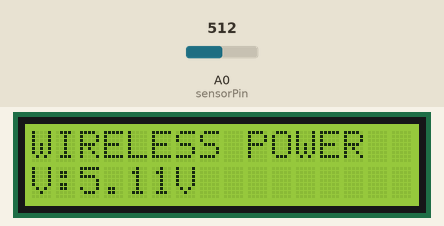
This sketch was run on a simulated Arduino Uno, built with avr-gcc and run on an emulated ATmega328P. Parts: 16×2 character LCD. The inputs (shaded band) are chosen by the test bench; at power-on: A0 (sensorPin) = 512. What the sketch prints to the serial monitor is not drawn.

Above: at 2.7 s.
2.8 s: A0 (sensorPin) set to 716
At 3.29 s:
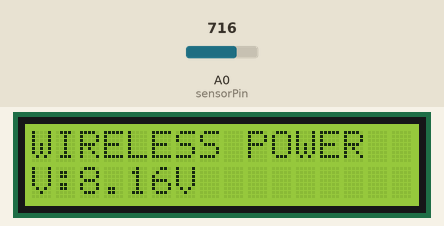
4.9 s: A0 (sensorPin) set to 900
At 5.17 s:
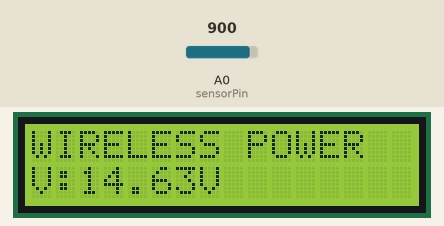
6.8 s: A0 (sensorPin) set to 1023
At 7.05 s:
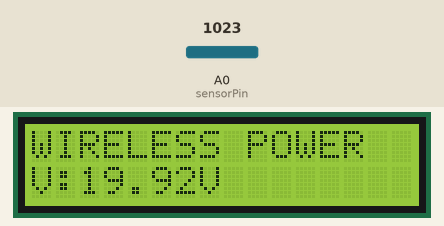
Timing chart, 0 to 9.8 s (numbered marks = the images above; inputs shaded):
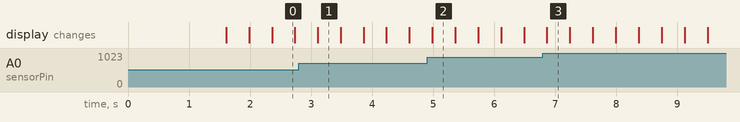

The sketch:

VOLTAGE_SENSOR_CALIB.ino
```cpp
#include <Wire.h>
#include <LiquidCrystal_I2C.h>

LiquidCrystal_I2C lcd(0x27,16,2);

const int sensorPin = A0;

// ✅ Final calibrated constant
float K = 0.02586;

float filteredV = 0;

void setup() {
  Serial.begin(115200);

  lcd.init();
  lcd.backlight();

  lcd.setCursor(0,0);
  lcd.print("WIRELESS EV");
  lcd.setCursor(0,1);
  lcd.print("VOLTAGE");

  delay(1500);
  lcd.clear();
}

void loop() {

  int adc = analogRead(sensorPin);

  // Direct calibrated conversion
  float voltage = adc * K;

  // Smooth filtering
  filteredV = 0.85 * filteredV + 0.15 * voltage;

  if(filteredV < 0.05)
    filteredV = 0;

  Serial.print("ADC=");
  Serial.print(adc);
  Serial.print("  V=");
  Serial.println(filteredV,2);

  lcd.setCursor(0,0);
  lcd.print("WIRELESS POWER");

  lcd.setCursor(0,1);
  lcd.print("V:");
  lcd.print(filteredV,2);
  lcd.print("V   ");

  delay(350);
}
```
